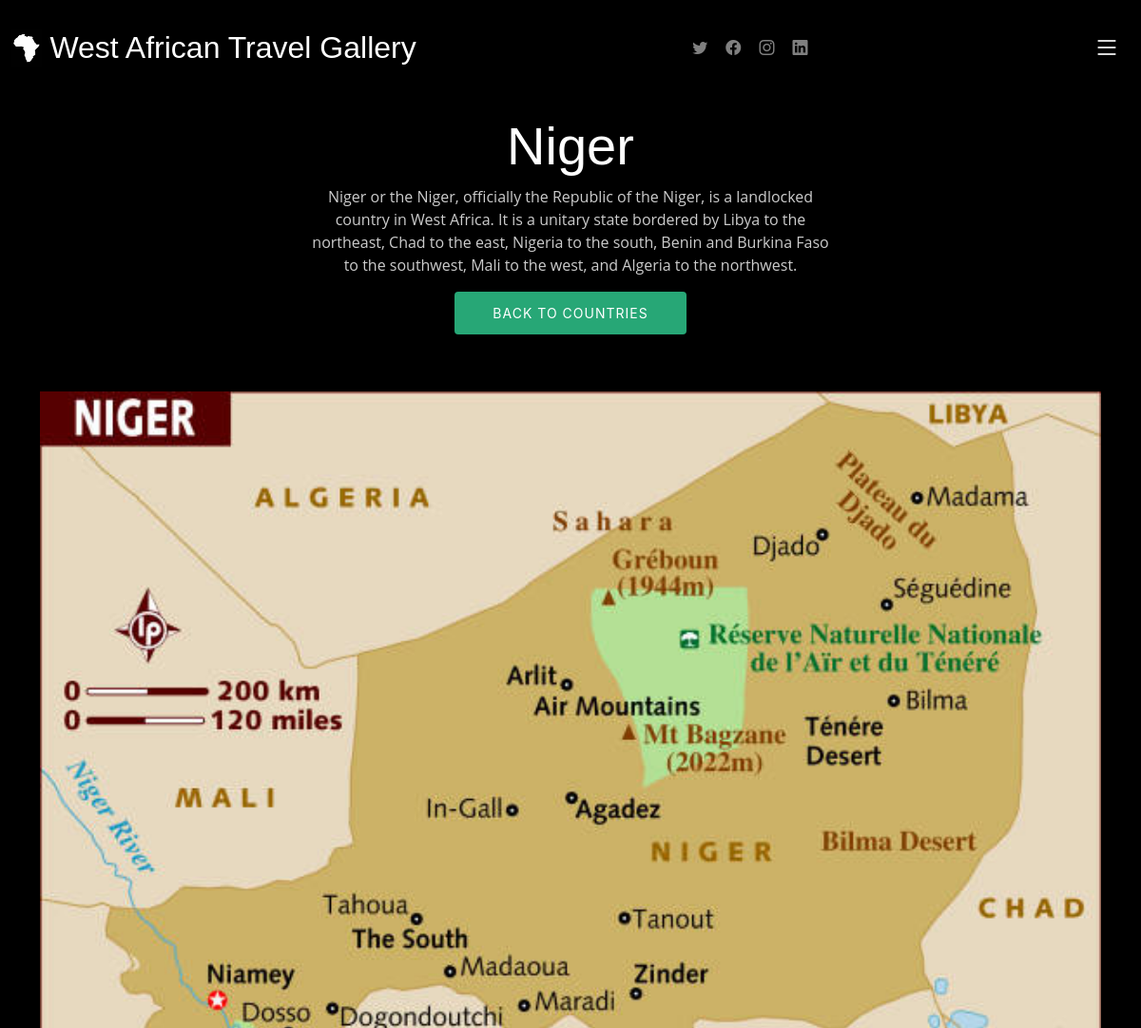
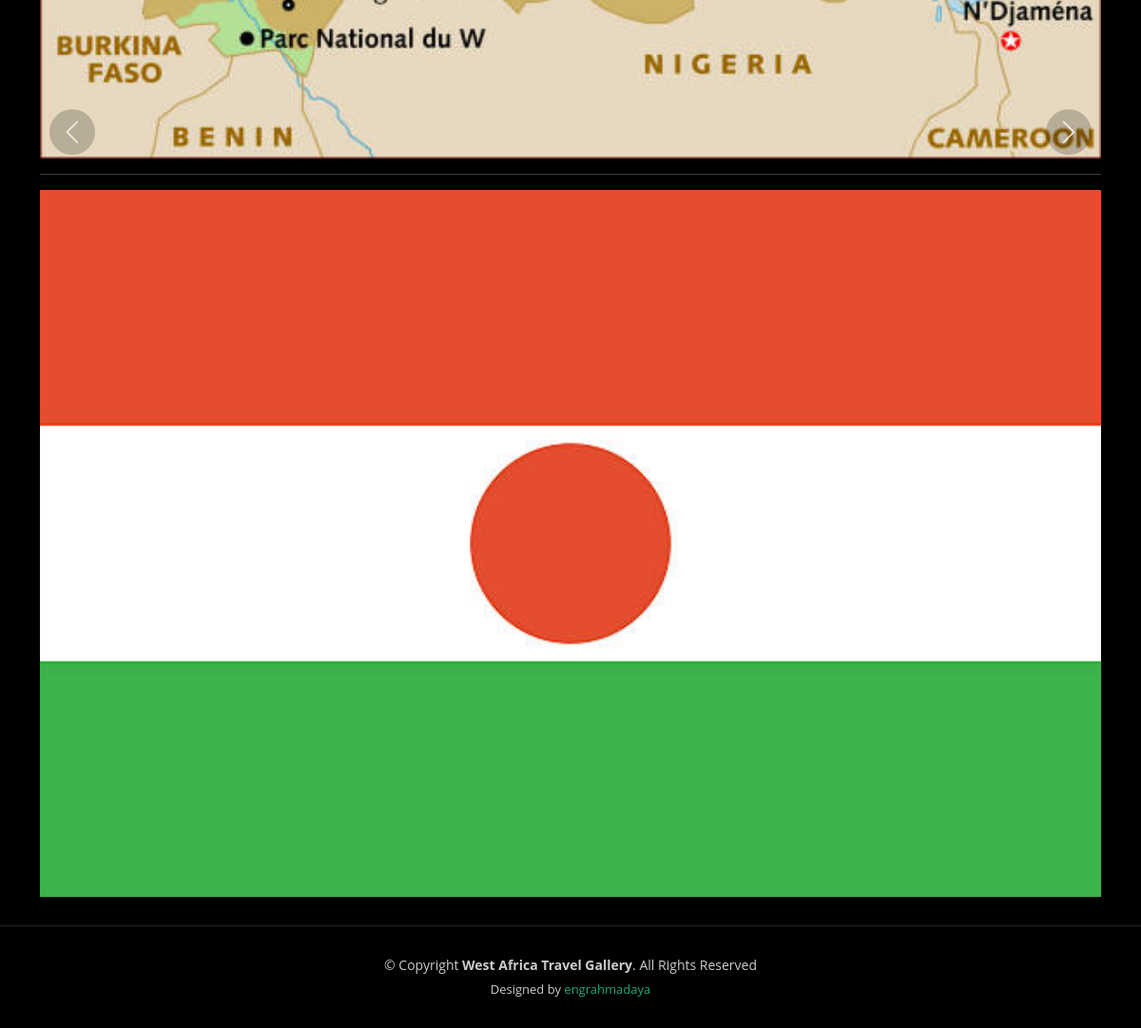
The page /map/2/ on the database its author committed (2 pictures, top to bottom).
### baseapp/models.py (models this page shows, shortened)
class Country(models.Model):
    name = models.CharField(max_length=200)
    capital = models.CharField(max_length=200, null=True, blank=True)
    dialingCode = models.CharField(max_length=200, null=True, blank=True)
    currency = models.CharField(max_length=200, null=True, blank=True)
    population = models.CharField(max_length=200, null=True, blank=True)
    officialLanguage = models.CharField(max_length=200, null=True, blank=True)
    mapImage = models.ImageField(upload_to='images', max_length=100, null=True, blank=True)
    coverPhoto1 = models.ImageField(upload_to='images', max_length=100, null=True, blank=True)
    coverPhoto2 = models.ImageField(upload_to='images', max_length=100, null=True, blank=True)
    coverPhoto3 = models.ImageField(upload_to='images', max_length=100, null=True, blank=True)
    countryFlag = models.ImageField(upload_to='images', max_length=100, null=True, blank=True)
    about = models.TextField(null=True, blank=True)
    climate =  models.TextField(null=True, blank=True)
    culture = models.TextField(null=True, blank=True)
    wikiLink = models.CharField(max_length=200, null=True, blank=True)
    description = models.TextField(null=True, blank=True)

### baseapp/views.py (the view)
# urls.py: path('map/<int:id>/', views.mapPage, name='map'),
def mapPage(request, id):
    country = Country.objects.get(pk=id)
    context = {'country' : country}
    return render(request, 'baseapp/mapPage.html', context)

### baseapp/templates/baseapp/mapPage.html (shortened to what this page needs)
{% extends 'baseapp/basePage.html' %}
{% load static %}
{% block content %}
<main id="main" data-aos="fade" data-aos-delay="1500">
    <div class="page-header d-flex align-items-center">
      <div class="container position-relative">
        <div class="row d-flex justify-content-center">
          <div class="col-lg-6 text-center">
            <h2>{{country.name}}</h2>
            <p>{{country.description}}</p>
            <a class="cta-btn" href="{% url 'countries' %}">Back to Countries</a>
          </div>
        </div>
      </div>
    </div>
    <section id="gallery-single" class="gallery-single">
      <div class="container">
        <div class="position-relative h-100">
          <div class="slides-1 portfolio-details-slider swiper">
            <div class="swiper-wrapper align-items-center">
              <div class="swiper-slide">
                <img src="{{country.mapImage.url}}" alt="">
                <br>
                <hr>
                <img src="{{country.countryFlag.url}}" alt="">
              </div>
            </div>
          </div>
          <div class="swiper-button-prev"></div>
          <div class="swiper-button-next"></div>
        </div>
      </div>
    </section>
  </main>
{% endblock content%}

### static/assets/css/main.css (style rules this page uses)
:root { --font-default: "Open Sans", system-ui, -apple-system, "Segoe UI", Roboto, "Helvetica Neue", Arial, "Noto Sans", "Liberation Sans", sans-serif, "Apple Color Emoji", "Segoe UI Emoji", "Segoe UI Symbol", "Noto Color Emoji"; --font-primary: "Inter", sans-serif; --font-secondary: "Cardo", sans-serif; }
:root { --color-default: #fafafa; --color-primary: #27a776; --color-secondary: #161718; }
:root { scroll-behavior: smooth; }
body { font-family: var(--font-default); color: var(--color-default); background-color: #000; }
a { color: var(--color-primary); text-decoration: none; }
h1, h2, h3, h4, h5, h6 { font-family: var(--font-primary); }
.page-header { padding: 120px 0 60px 0; min-height: 30vh; position: relative; }
.page-header h2 { font-size: 56px; font-weight: 500; color: #fff; font-family: var(--font-secondary); }
.page-header p { color: rgba(255, 255, 255, 0.8); }
.page-header .cta-btn { font-family: var(--font-primary); font-weight: 400; font-size: 14px; display: inline-block; padding: 12px 40px; border-radius: 4px; letter-spacing: 1px; text-transform: uppercase; transition: 0.3s; color: #fff; background: var(--color-primary); }
.gallery-single .portfolio-details-slider img { width: 100%; }
.gallery-single .swiper-button-prev, .gallery-single .swiper-button-next { width: 48px; height: 48px; }
.gallery-single .swiper-button-prev:after, .gallery-single .swiper-button-next:after { color: rgba(255, 255, 255, 0.8); background-color: rgba(0, 0, 0, 0.2); font-size: 24px; border-radius: 50%; width: 48px; height: 48px; display: flex; align-items: center; justify-content: center; transition: 0.3s; }

### rows shown on the page
Country: name "Niger", description "Niger or the Niger, officially the Republic of the Niger, is a landlocked country in West Africa. It is a unitary state bordered by Libya to the northeast, Chad to the east, Nigeria to the south, Benin and Burkina Faso to the southwest, Mali to the west, and Algeria to the northwest.", mapImage (picture), countryFlag (picture)
